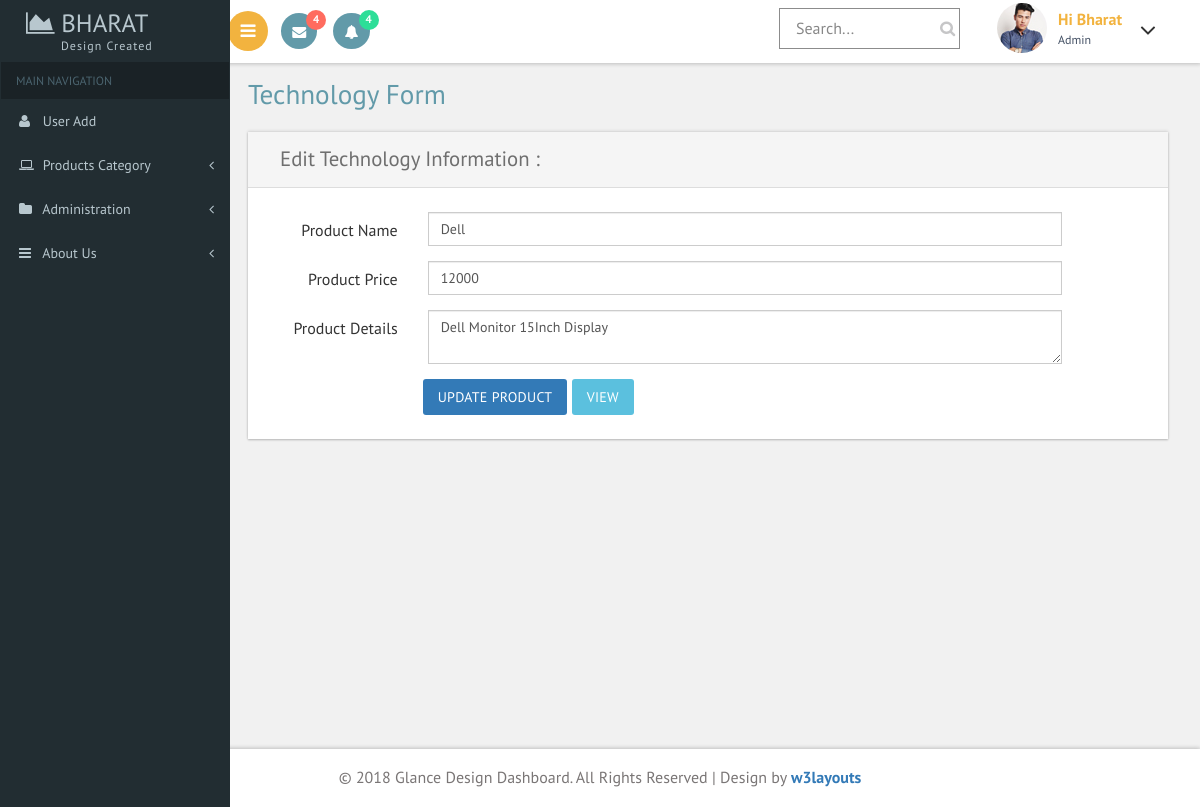
Screenshot of /edit-technology.php?eid=1 with the database file from the repository.
### tables this page shows
CREATE TABLE `tbl_product` (
  `pro_id` int(11) NOT NULL,
  `pro_name` varchar(100) NOT NULL,
  `pro_price` int(11) NOT NULL,
  `pro_details` text NOT NULL
);

### edit-technology.php (the view, shortened to what this page needs)
<?php
require './class/atclass.php';
$editid = $_GET['eid'];
$selectq = mysqli_query($connection, "select * from tbl_product where pro_id='{$editid}'") or dir(mysqli_error($connection));
$selectrow = mysqli_fetch_array($selectq);
?>
<!DOCTYPE HTML>
<html>
<head>
    <link href="css/bootstrap.css" rel='stylesheet' type='text/css' />
    <link href="css/style.css" rel='stylesheet' type='text/css' />
    <link href="css/font-awesome.css" rel="stylesheet">
    <link href='css/SidebarNav.min.css' media='all' rel='stylesheet' type='text/css' />
    <link href="css/custom.css" rel="stylesheet">
</head>
<body class="cbp-spmenu-push">
    <div class="main-content">
        <?php
        include './themepart/sidebar.php';
        ?>
        <div class="sticky-header header-section ">
            <div class="header-left">
                <button id="showLeftPush"><i class="fa fa-bars"></i></button>
                <div class="profile_details_left">
                    <ul class="nofitications-dropdown">
                        <li class="dropdown head-dpdn">
                            <a href="#" class="dropdown-toggle" data-toggle="dropdown" aria-expanded="false"><i class="fa fa-envelope"></i><span class="badge">4</span></a>
                        </li>
                        <li class="dropdown head-dpdn">
                            <a href="#" class="dropdown-toggle" data-toggle="dropdown" aria-expanded="false"><i class="fa fa-bell"></i><span class="badge blue">4</span></a>
                        </li>
                    </ul>
                    <div class="clearfix"> </div>
                </div>
                <div class="clearfix"> </div>
            </div>
            <div class="header-right">
                <div class="search-box">
                    <form class="input">
                        <input class="sb-search-input input__field--madoka" placeholder="Search..." type="search" id="input-31" />
                        <label class="input__label" for="input-31">
                            <svg class="graphic" width="100%" height="100%" viewBox="0 0 404 77" preserveAspectRatio="none">
                                <path d="m0,0l404,0l0,77l-404,0l0,-77z" />
                            </svg>
                        </label>
                    </form>
                </div>
                <div class="profile_details">
                    <ul>
                        <li class="dropdown profile_details_drop">
                            <a href="#" class="dropdown-toggle" data-toggle="dropdown" aria-expanded="false">
                                <div class="profile_img">
                                    <span class="prfil-img"><img src="images/2.jpg" alt=""> </span>
                                    <div class="user-name">
                                        <p>Hi Bharat</p>
                                        <span>Admin</span>
                                    </div>
                                    <i class="fa fa-angle-down lnr"></i>
                                    <div class="clearfix"></div>
                                </div>
                            </a>
                        </li>
                    </ul>
                </div>
                <div class="clearfix"> </div>
            </div>
            <div class="clearfix"> </div>
        </div>
        <div id="page-wrapper">
            <div class="main-page">
                <div class="forms">
                    <h2 class="title1">Technology Form</h2>
                    <div class=" form-grids row form-grids-right">
                        <div class="widget-shadow " data-example-id="basic-forms">
                            <div class="form-title">
                                <h4>Edit Technology Information :</h4>
                            </div>
                            <div class="form-body">
                                <form class="form-horizontal" method="post" enctype="multipart/form-data">
                                    <div class="form-group">
                                        <label for="inputEmail3" class="col-sm-2 control-label">Product Name</label>
                                        <div class="col-sm-9">
                                            <input type="text" class="form-control" id="inputEmail3" value="<?php echo $selectrow['pro_name'] ?>" name="pname" placeholder="Enter Product Name">
                                        </div>
                                    </div>
                                    <div class="form-group">
                                        <label for="inputEmail3" class="col-sm-2 control-label">Product Price</label>
                                        <div class="col-sm-9">
                                            <input type="text" class="form-control" id="inputEmail3" value="<?php echo $selectrow['pro_price'] ?>" name="pprice" placeholder="Enter Product Price">
                                        </div>
                                    </div>
                                    <div class="form-group">
                                        <label for="inputEmail3" class="col-sm-2 control-label">Product Details</label>
                                        <div class="col-sm-9">
                                            <textarea class="form-control" name="pdetails" required><?php echo $selectrow['pro_details'] ?></textarea>
                                        </div>
                                    </div>
                                    <div class="col-sm-offset-2">
                                        <button type="submit" class="btn btn-primary">Update Product</button>
                                        <button type="button" onclick="window.location='display-technology.php';" class="btn btn-info">View</button>
                                    </div>
                                </form>
                            </div>
                        </div>
                    </div>
                </div>
            </div>
        </div>
        <?php
        include './themepart/footer.php';
        ?>
    </div>
</body>
</html>

### css/custom.css (style rules this page uses)
#page-wrapper { padding:5em 2em 2.5em; background-color: #F1F1F1; }

### rows the page displays
tbl_product: pname "Dell", pprice "12000", pdetails "Dell Monitor 15Inch Display"
